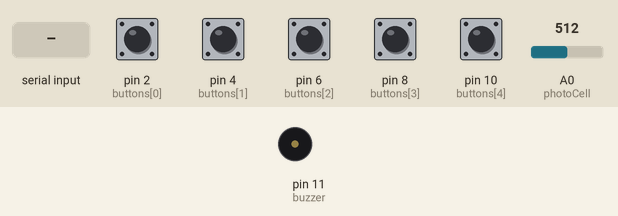
A sketch run on a simulated Arduino Uno, built with avr-gcc and run on an emulated ATmega328P. Shown: buzzer (waves = sounding). Inputs (shaded band) come from the test bench; at power-on: pin 2 (buttons[0]), pin 4 (buttons[1]), pin 6 (buttons[2]), pin 8 (buttons[3]), pin 10 (buttons[4]) LOW, A0 (photoCell) = 512. What the sketch prints to the serial monitor is not drawn.

Above: at 1.2 s.
1.3 s: "1" received over Serial
At 1.45 s:
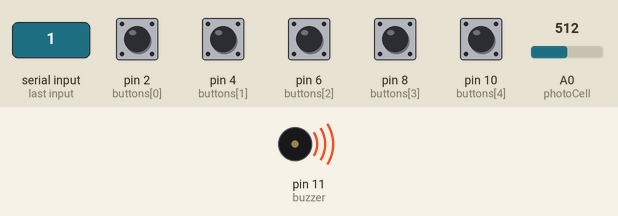
3.1 s: pin 2 (buttons[0]) pulled HIGH for 0.15 s
4.7 s: A0 (photoCell) set to 716
6.2 s: pin 4 (buttons[1]) pulled HIGH for 0.15 s
7.8 s: pin 6 (buttons[2]) pulled HIGH for 0.15 s
9.4 s: pin 8 (buttons[3]) pulled HIGH for 0.15 s
Timing chart, 0 to 12.0 s (numbered marks = the images above; inputs shaded):
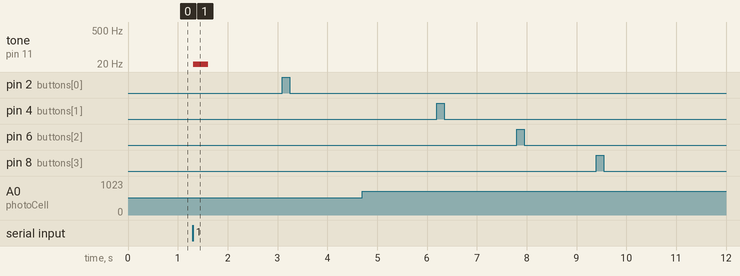

The sketch:

sketch_apr23a.ino
```cpp
#include "pitches.h"

const int buttonCount = 5;
const int buttons[buttonCount] = {2, 4, 6, 8, 10};
const long buttonTimeout = 100;
const int notes[buttonCount] = {NOTE_C4, NOTE_D4, NOTE_E4, NOTE_F4, NOTE_G4};
const int buzzer = 11;
int buttonStates[buttonCount] = {LOW, LOW, LOW, LOW, LOW};
unsigned long buttonTimeouts[buttonCount] = {0, 0, 0, 0, 0};

const int photoCell = 0;

void setup() {
  Serial.begin(9600);
  for (int i = 0; i < buttonCount; i++) {
    pinMode(buttons[i], INPUT);
  }
}

void loop() {
  for (int i = 0; i < buttonCount; i++) {
    int buttonValue = digitalRead(buttons[i]);
    if (buttonValue == HIGH && buttonValue != buttonStates[i] && millis() - buttonTimeouts[i] >= buttonTimeout) {
      Serial.println(i);
      delay(100);
      buttonStates[i] = buttonValue;
      buttonTimeouts[i] = millis();
    } else if (buttonValue != buttonStates[i]) {
      buttonStates[i] = buttonValue;
    }
  }

  if (Serial.available() > 0)
  {
    // read the oldest byte in the serial buffer:
    int incomingByte = Serial.read();

    if (incomingByte == 'W') {
      playWinTone();
    } else if (incomingByte == 'L') {
      playLossTone();
    } else {
      tone(buzzer, notes[incomingByte]);
      delay(300);
      noTone(buzzer);
    }
  }

  Serial.print("P");
  Serial.println(analogRead(photoCell));
}

void playLossTone() {
  tone(buzzer, NOTE_F3);
  delay(250);
  noTone(buzzer);
  delay(100);
  tone(buzzer, NOTE_C3);
  delay(500);
  noTone(buzzer);
}

void playWinTone() {
  tone(buzzer, NOTE_C5);
  delay(250);
  noTone(buzzer);
  delay(100);
  tone(buzzer, NOTE_F5);
  delay(500);
  noTone(buzzer);
}
```

pitches.h
```cpp
#define NOTE_B0  31
#define NOTE_C1  33
#define NOTE_CS1 35
#define NOTE_D1  37
#define NOTE_DS1 39
#define NOTE_E1  41
#define NOTE_F1  44
#define NOTE_FS1 46
#define NOTE_G1  49
#define NOTE_GS1 52
#define NOTE_A1  55
#define NOTE_AS1 58
#define NOTE_B1  62
#define NOTE_C2  65
#define NOTE_CS2 69
#define NOTE_D2  73
#define NOTE_DS2 78
#define NOTE_E2  82
#define NOTE_F2  87
#define NOTE_FS2 93
#define NOTE_G2  98
#define NOTE_GS2 104
#define NOTE_A2  110
#define NOTE_AS2 117
#define NOTE_B2  123
#define NOTE_C3  131
#define NOTE_CS3 139
#define NOTE_D3  147
#define NOTE_DS3 156
#define NOTE_E3  165
#define NOTE_F3  175
#define NOTE_FS3 185
#define NOTE_G3  196
#define NOTE_GS3 208
#define NOTE_A3  220
#define NOTE_AS3 233
#define NOTE_B3  247
#define NOTE_C4  262
#define NOTE_CS4 277
#define NOTE_D4  294
#define NOTE_DS4 311
#define NOTE_E4  330
#define NOTE_F4  349
#define NOTE_FS4 370
#define NOTE_G4  392
#define NOTE_GS4 415
#define NOTE_A4  440
#define NOTE_AS4 466
#define NOTE_B4  494
#define NOTE_C5  523
#define NOTE_CS5 554
#define NOTE_D5  587
#define NOTE_DS5 622
#define NOTE_E5  659
#define NOTE_F5  698
#define NOTE_FS5 740
#define NOTE_G5  784
#define NOTE_GS5 831
#define NOTE_A5  880
#define NOTE_AS5 932
#define NOTE_B5  988
#define NOTE_C6  1047
#define NOTE_CS6 1109
#define NOTE_D6  1175
#define NOTE_DS6 1245
#define NOTE_E6  1319
#define NOTE_F6  1397
#define NOTE_FS6 1480
#define NOTE_G6  1568
#define NOTE_GS6 1661
#define NOTE_A6  1760
#define NOTE_AS6 1865
#define NOTE_B6  1976
#define NOTE_C7  2093
#define NOTE_CS7 2217
#define NOTE_D7  2349
#define NOTE_DS7 2489
#define NOTE_E7  2637
#define NOTE_F7  2794
#define NOTE_FS7 2960
#define NOTE_G7  3136
#define NOTE_GS7 3322
#define NOTE_A7  3520
#define NOTE_AS7 3729
#define NOTE_B7  3951
#define NOTE_C8  4186
#define NOTE_CS8 4435
#define NOTE_D8  4699
#define NOTE_DS8 4978
```

Measured:
- after the input at 1.3 s, tone on pin 11 (buzzer): silent → 2 Hz at once, → silent 0.30 s later
- after the input at 3.1 s, every drawn part: stays the same
- after the input at 4.7 s, every drawn part: stays the same
- after the input at 6.2 s, every drawn part: stays the same
- after the input at 7.8 s, every drawn part: stays the same
- after the input at 9.4 s, every drawn part: stays the same
